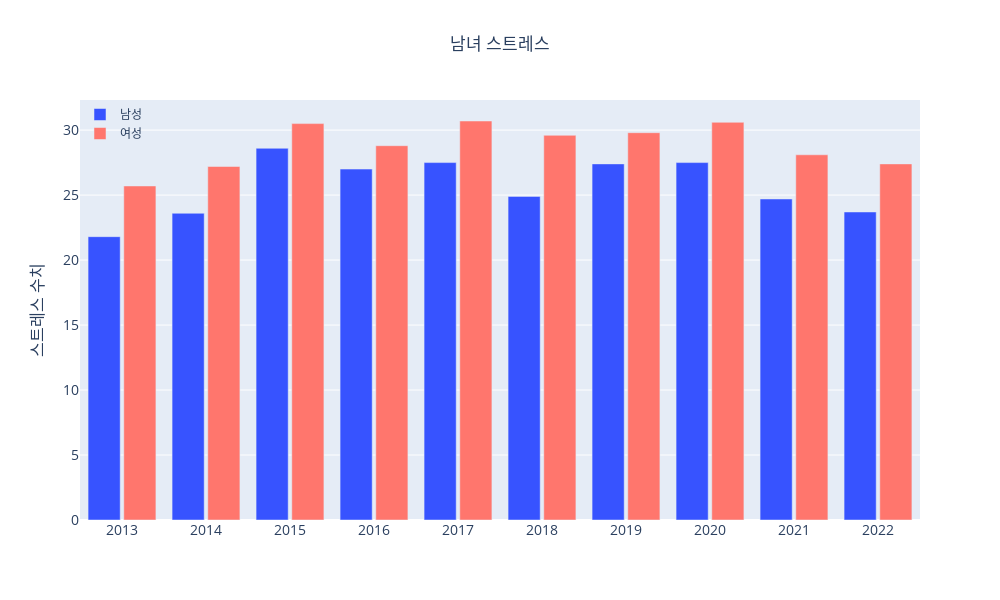

Notebook code cell kept with this figure:
### Code cell
import plotly.graph_objects as go

years = list(range(2013, 2023))

fig = go.Figure()
fig.add_trace(go.Bar(x=years,
                y=man_stress,
                name='남성',
                marker_color='rgb(55, 83, 255)'
                ))
fig.add_trace(go.Bar(x=years,
                y=woman_stress,
                name='여성',
                marker_color='rgb(255, 118, 109)'
                ))

fig.update_layout(
    title='남녀 스트레스',
    title_x=0.5,  # 타이틀을 중앙으로 정렬
    xaxis=dict(
        tickfont_size=14,
        dtick=1  # x축에 모든 년도가 표시되도록 설정
    ),
    yaxis=dict(
        title='스트레스 수치',
        titlefont_size=16,
        tickfont_size=14,
    ),
    legend=dict(
        x=0,
        y=1.0,
        bgcolor='rgba(255, 255, 255, 0)',
        bordercolor='rgba(255, 255, 255, 0)'
    ),
    barmode='group',
    bargap=0.15,
    bargroupgap=0.1,
    width=1000,  # 그래프의 너비
    height=600   # 그래프의 높이
)

fig.show()

### Figure 1 — Plotly figure (JSON) as saved in the notebook; plotly's stock layout.template omitted (floating-point values rounded to 4 significant figures)
{"data": [{"marker": {"color": "rgb(55, 83, 255)"}, "name": "남성", "type": "bar", "x": [2013, 2014, 2015, 2016, 2017, 2018, 2019, 2020, 2021, 2022], "y": [21.8, 23.6, 28.6, 27, 27.5, 24.9, 27.4, 27.5, 24.7, 23.7]}, {"marker": {"color": "rgb(255, 118, 109)"}, "name": "여성", "type": "bar", "x": [2013, 2014, 2015, 2016, 2017, 2018, 2019, 2020, 2021, 2022], "y": [25.7, 27.2, 30.5, 28.8, 30.7, 29.6, 29.8, 30.6, 28.1, 27.4]}], "layout": {"bargap": 0.15, "bargroupgap": 0.1, "barmode": "group", "height": 600, "legend": {"bgcolor": "rgba(255, 255, 255, 0)", "bordercolor": "rgba(255, 255, 255, 0)", "x": 0, "y": 1}, "title": {"text": "남녀 스트레스", "x": 0.5}, "width": 1000, "xaxis": {"autorange": true, "dtick": 1, "range": [2012.0, 2022.0], "tickfont": {"size": 14}, "type": "linear"}, "yaxis": {"autorange": true, "range": [0, 32.32], "tickfont": {"size": 14}, "title": {"font": {"size": 16}, "text": "스트레스 수치"}, "type": "linear"}}}
